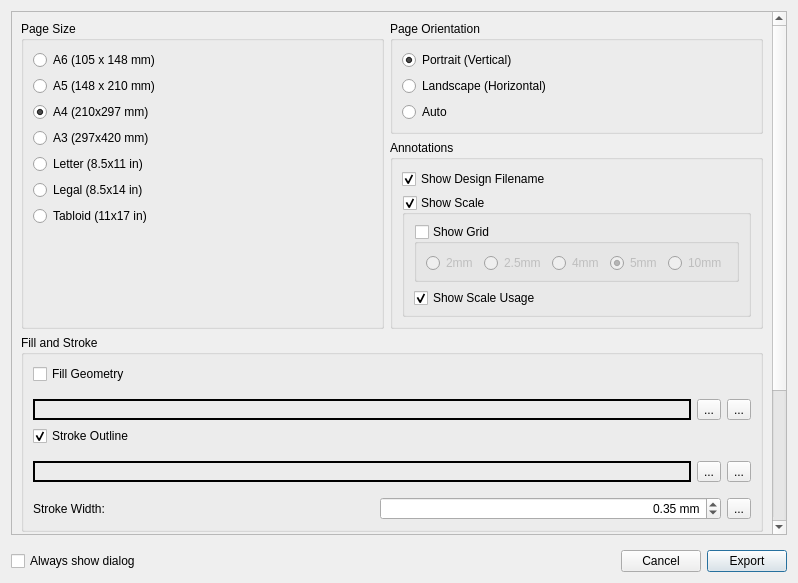
<?xml version="1.0" encoding="UTF-8"?>
<ui version="4.0">
 <class>ExportPdfDialog</class>
 <widget class="QDialog" name="ExportPdfDialog">
  <property name="geometry">
   <rect>
    <x>0</x>
    <y>0</y>
    <width>798</width>
    <height>583</height>
   </rect>
  </property>
  <property name="minimumSize">
   <size>
    <width>462</width>
    <height>546</height>
   </size>
  </property>
  <property name="windowTitle">
   <string>Export PDF Options</string>
  </property>
  <layout class="QVBoxLayout" name="verticalLayout" stretch="0,0">
   <item>
    <widget class="QScrollArea" name="scrollArea">
     <property name="widgetResizable">
      <bool>true</bool>
     </property>
     <widget class="QWidget" name="scrollAreaWidgetContents">
      <property name="geometry">
       <rect>
        <x>0</x>
        <y>0</y>
        <width>764</width>
        <height>593</height>
       </rect>
      </property>
      <layout class="QGridLayout" name="gridLayout" columnstretch="1,1">
       <item row="0" column="0" rowspan="2">
        <widget class="QGroupBox" name="groupSize">
         <property name="toolTip">
          <string>&lt;html&gt;&lt;head/&gt;&lt;body&gt;&lt;p&gt;Set the PDF page (paper) size.  &lt;/p&gt;&lt;/body&gt;&lt;/html&gt;</string>
         </property>
         <property name="title">
          <string>Page Size</string>
         </property>
         <layout class="QVBoxLayout" name="verticalLayout_3">
          <item>
           <widget class="QRadioButton" name="radioButtonA6">
            <property name="text">
             <string>A6 (105 x 148 mm)</string>
            </property>
            <property name="_settings_value" stdset="0">
             <string notr="true">a6</string>
            </property>
            <attribute name="buttonGroup">
             <string notr="true">buttonGroupPaperSize</string>
            </attribute>
           </widget>
          </item>
          <item>
           <widget class="QRadioButton" name="radioButtonA5">
            <property name="text">
             <string>A5 (148 x 210 mm)</string>
            </property>
            <property name="_settings_value" stdset="0">
             <string notr="true">a5</string>
            </property>
            <attribute name="buttonGroup">
             <string notr="true">buttonGroupPaperSize</string>
            </attribute>
           </widget>
          </item>
          <item>
           <widget class="QRadioButton" name="radioButtonA4">
            <property name="text">
             <string>A4 (210x297 mm)</string>
            </property>
            <property name="checked">
             <bool>true</bool>
            </property>
            <property name="_settings_value" stdset="0">
             <string notr="true">a4</string>
            </property>
            <attribute name="buttonGroup">
             <string notr="true">buttonGroupPaperSize</string>
            </attribute>
           </widget>
          </item>
          <item>
           <widget class="QRadioButton" name="radioButtonA3">
            <property name="text">
             <string>A3 (297x420 mm)</string>
            </property>
            <property name="_settings_value" stdset="0">
             <string notr="true">a3</string>
            </property>
            <attribute name="buttonGroup">
             <string notr="true">buttonGroupPaperSize</string>
            </attribute>
           </widget>
          </item>
          <item>
           <widget class="QRadioButton" name="radioButtonLetter">
            <property name="text">
             <string>Letter (8.5x11 in)</string>
            </property>
            <property name="_settings_value" stdset="0">
             <string notr="true">letter</string>
            </property>
            <attribute name="buttonGroup">
             <string notr="true">buttonGroupPaperSize</string>
            </attribute>
           </widget>
          </item>
          <item>
           <widget class="QRadioButton" name="radioButtonLegal">
            <property name="text">
             <string>Legal (8.5x14 in)</string>
            </property>
            <property name="_settings_value" stdset="0">
             <string notr="true">legal</string>
            </property>
            <attribute name="buttonGroup">
             <string notr="true">buttonGroupPaperSize</string>
            </attribute>
           </widget>
          </item>
          <item>
           <widget class="QRadioButton" name="radioButtonTabloid">
            <property name="text">
             <string>Tabloid (11x17 in)</string>
            </property>
            <property name="Tabloid" stdset="0">
             <string/>
            </property>
            <property name="_settings_value" stdset="0">
             <string notr="true">tabloid</string>
            </property>
            <attribute name="buttonGroup">
             <string notr="true">buttonGroupPaperSize</string>
            </attribute>
           </widget>
          </item>
          <item>
           <spacer name="verticalSpacer">
            <property name="orientation">
             <enum>Qt::Vertical</enum>
            </property>
            <property name="sizeHint" stdset="0">
             <size>
              <width>20</width>
              <height>40</height>
             </size>
            </property>
           </spacer>
          </item>
         </layout>
        </widget>
       </item>
       <item row="3" column="0" colspan="2">
        <widget class="QGroupBox" name="groupMetaData">
         <property name="title">
          <string>Meta data</string>
         </property>
         <property name="checkable">
          <bool>true</bool>
         </property>
         <property name="checked">
          <bool>true</bool>
         </property>
         <layout class="QVBoxLayout" name="verticalLayout_7">
          <item>
           <widget class="QLabel" name="label_3">
            <property name="text">
             <string>The fields Title, Creator and CreateDate are always filled in the exported file when meta data is enabled.</string>
            </property>
            <property name="wordWrap">
             <bool>true</bool>
            </property>
           </widget>
          </item>
          <item>
           <layout class="QGridLayout" name="gridLayoutMetaData">
            <property name="horizontalSpacing">
             <number>16</number>
            </property>
            <property name="verticalSpacing">
             <number>8</number>
            </property>
            <item row="3" column="0">
             <widget class="QCheckBox" name="checkBoxMetaDataSubject">
              <property name="enabled">
               <bool>true</bool>
              </property>
              <property name="toolTip">
               <string>A description of the document</string>
              </property>
              <property name="text">
               <string/>
              </property>
             </widget>
            </item>
            <item row="1" column="1">
             <widget class="QLineEdit" name="lineEditMetaDataTitle">
              <property name="enabled">
               <bool>true</bool>
              </property>
              <property name="placeholderText">
               <string>Title, leave empty to use the file name</string>
              </property>
              <property name="clearButtonEnabled">
               <bool>true</bool>
              </property>
             </widget>
            </item>
            <item row="3" column="1">
             <widget class="QLineEdit" name="lineEditMetaDataSubject">
              <property name="enabled">
               <bool>true</bool>
              </property>
              <property name="placeholderText">
               <string>Subject</string>
              </property>
              <property name="clearButtonEnabled">
               <bool>true</bool>
              </property>
             </widget>
            </item>
            <item row="4" column="1">
             <widget class="QLineEdit" name="lineEditMetaDataKeywords">
              <property name="enabled">
               <bool>true</bool>
              </property>
              <property name="toolTip">
               <string>A copyright associated with this document</string>
              </property>
              <property name="placeholderText">
               <string>Keywords</string>
              </property>
              <property name="clearButtonEnabled">
               <bool>true</bool>
              </property>
             </widget>
            </item>
            <item row="2" column="0">
             <widget class="QCheckBox" name="checkBoxMetaDataAuthor">
              <property name="enabled">
               <bool>true</bool>
              </property>
              <property name="toolTip">
               <string>A name for a designer of this document</string>
              </property>
              <property name="text">
               <string/>
              </property>
             </widget>
            </item>
            <item row="2" column="1">
             <widget class="QLineEdit" name="lineEditMetaDataAuthor">
              <property name="enabled">
               <bool>true</bool>
              </property>
              <property name="placeholderText">
               <string>Author</string>
              </property>
              <property name="clearButtonEnabled">
               <bool>true</bool>
              </property>
             </widget>
            </item>
            <item row="4" column="0">
             <widget class="QCheckBox" name="checkBoxMetaDataKeywords">
              <property name="enabled">
               <bool>true</bool>
              </property>
              <property name="text">
               <string/>
              </property>
             </widget>
            </item>
           </layout>
          </item>
         </layout>
        </widget>
       </item>
       <item row="0" column="1">
        <widget class="QGroupBox" name="groupOrientation">
         <property name="toolTip">
          <string>&lt;html&gt;&lt;head/&gt;&lt;body&gt;&lt;p&gt;Set the direction of the largest page dimension.&lt;/p&gt;&lt;/body&gt;&lt;/html&gt;</string>
         </property>
         <property name="title">
          <string>Page Orientation</string>
         </property>
         <layout class="QVBoxLayout" name="verticalLayout_4">
          <item>
           <widget class="QRadioButton" name="radioButtonOrientationPortrait">
            <property name="text">
             <string>Portrait (Vertical)</string>
            </property>
            <property name="checked">
             <bool>true</bool>
            </property>
            <property name="portrait" stdset="0">
             <string/>
            </property>
            <attribute name="buttonGroup">
             <string notr="true">buttonGroupOrientation</string>
            </attribute>
           </widget>
          </item>
          <item>
           <widget class="QRadioButton" name="radioButtonOrientationLandscape">
            <property name="text">
             <string>Landscape (Horizontal)</string>
            </property>
            <property name="_settings_value" stdset="0">
             <string notr="true">landscape</string>
            </property>
            <attribute name="buttonGroup">
             <string notr="true">buttonGroupOrientation</string>
            </attribute>
           </widget>
          </item>
          <item>
           <widget class="QRadioButton" name="radioButtonOrientationAuto">
            <property name="toolTip">
             <string>&lt;html&gt;&lt;head/&gt;&lt;body&gt;&lt;p&gt;Determine best orientation based on maximum geometry dimension.&lt;/p&gt;&lt;/body&gt;&lt;/html&gt;</string>
            </property>
            <property name="text">
             <string>Auto</string>
            </property>
            <property name="_settings_value" stdset="0">
             <string notr="true">auto</string>
            </property>
            <attribute name="buttonGroup">
             <string notr="true">buttonGroupOrientation</string>
            </attribute>
           </widget>
          </item>
         </layout>
        </widget>
       </item>
       <item row="1" column="1">
        <widget class="QGroupBox" name="groupAnnotations">
         <property name="title">
          <string>Annotations</string>
         </property>
         <layout class="QVBoxLayout" name="verticalLayout_2">
          <item>
           <widget class="QCheckBox" name="checkBoxShowFilename">
            <property name="toolTip">
             <string>&lt;html&gt;&lt;head/&gt;&lt;body&gt;&lt;p&gt;Include design filename on page.&lt;/p&gt;&lt;/body&gt;&lt;/html&gt;</string>
            </property>
            <property name="text">
             <string>Show Design Filename</string>
            </property>
            <property name="checked">
             <bool>true</bool>
            </property>
           </widget>
          </item>
          <item>
           <widget class="QGroupBox" name="groupScale">
            <property name="toolTip">
             <string>&lt;html&gt;&lt;head/&gt;&lt;body&gt;&lt;p&gt;Include rulers on page to confirm 1:1 printing scale.&lt;/p&gt;&lt;/body&gt;&lt;/html&gt;</string>
            </property>
            <property name="title">
             <string>Show Scale</string>
            </property>
            <property name="checkable">
             <bool>true</bool>
            </property>
            <layout class="QVBoxLayout" name="verticalLayout_6">
             <property name="topMargin">
              <number>9</number>
             </property>
             <property name="bottomMargin">
              <number>6</number>
             </property>
             <item>
              <widget class="QGroupBox" name="groupGrid">
               <property name="toolTip">
                <string>&lt;html&gt;&lt;head/&gt;&lt;body&gt;&lt;p&gt;Include a grid of the selected size on the page.&lt;/p&gt;&lt;/body&gt;&lt;/html&gt;</string>
               </property>
               <property name="title">
                <string>Show Grid</string>
               </property>
               <property name="checkable">
                <bool>true</bool>
               </property>
               <property name="checked">
                <bool>false</bool>
               </property>
               <layout class="QHBoxLayout" name="horizontalLayout">
                <property name="topMargin">
                 <number>9</number>
                </property>
                <property name="bottomMargin">
                 <number>6</number>
                </property>
                <item>
                 <widget class="QRadioButton" name="rbGs_2mm">
                  <property name="text">
                   <string>2mm</string>
                  </property>
                  <property name="_selected_value" stdset="0">
                   <double>2.000000000000000</double>
                  </property>
                  <attribute name="buttonGroup">
                   <string notr="true">buttonGroupGridSize</string>
                  </attribute>
                 </widget>
                </item>
                <item>
                 <widget class="QRadioButton" name="rbGs_2r5mm">
                  <property name="text">
                   <string>2.5mm</string>
                  </property>
                  <property name="_selected_value" stdset="0">
                   <double>2.500000000000000</double>
                  </property>
                  <attribute name="buttonGroup">
                   <string notr="true">buttonGroupGridSize</string>
                  </attribute>
                 </widget>
                </item>
                <item>
                 <widget class="QRadioButton" name="rbGs_4mm">
                  <property name="text">
                   <string>4mm</string>
                  </property>
                  <property name="_selected_value" stdset="0">
                   <double>4.000000000000000</double>
                  </property>
                  <attribute name="buttonGroup">
                   <string notr="true">buttonGroupGridSize</string>
                  </attribute>
                 </widget>
                </item>
                <item>
                 <widget class="QRadioButton" name="rbGs_5mm">
                  <property name="text">
                   <string>5mm</string>
                  </property>
                  <property name="checked">
                   <bool>true</bool>
                  </property>
                  <property name="_selected_value" stdset="0">
                   <double>5.000000000000000</double>
                  </property>
                  <attribute name="buttonGroup">
                   <string notr="true">buttonGroupGridSize</string>
                  </attribute>
                 </widget>
                </item>
                <item>
                 <widget class="QRadioButton" name="rbGs_10mm">
                  <property name="text">
                   <string>10mm</string>
                  </property>
                  <property name="_selected_value" stdset="0">
                   <double>10.000000000000000</double>
                  </property>
                  <attribute name="buttonGroup">
                   <string notr="true">buttonGroupGridSize</string>
                  </attribute>
                 </widget>
                </item>
               </layout>
              </widget>
             </item>
             <item>
              <widget class="QCheckBox" name="checkBoxShowScaleMessage">
               <property name="enabled">
                <bool>true</bool>
               </property>
               <property name="toolTip">
                <string>&lt;html&gt;&lt;head/&gt;&lt;body&gt;&lt;p&gt;Include text describing usage of scale.&lt;/p&gt;&lt;/body&gt;&lt;/html&gt;</string>
               </property>
               <property name="text">
                <string>Show Scale Usage</string>
               </property>
               <property name="checked">
                <bool>true</bool>
               </property>
              </widget>
             </item>
            </layout>
           </widget>
          </item>
         </layout>
        </widget>
       </item>
       <item row="2" column="0" colspan="2">
        <widget class="QGroupBox" name="groupFillStroke">
         <property name="title">
          <string>Fill and Stroke</string>
         </property>
         <layout class="QVBoxLayout" name="verticalLayoutFillStroke">
          <item>
           <widget class="QCheckBox" name="checkBoxEnableFill">
            <property name="toolTip">
             <string>&lt;html&gt;&lt;head/&gt;&lt;body&gt;&lt;p&gt;Enable filling of exported geometry with a color.&lt;/p&gt;&lt;/body&gt;&lt;/html&gt;</string>
            </property>
            <property name="text">
             <string>Fill Geometry</string>
            </property>
            <property name="checked">
             <bool>false</bool>
            </property>
           </widget>
          </item>
          <item>
           <layout class="QHBoxLayout" name="horizontalLayoutFillColor">
            <property name="topMargin">
             <number>9</number>
            </property>
            <item>
             <widget class="QLabel" name="labelFillColor">
              <property name="minimumSize">
               <size>
                <width>100</width>
                <height>0</height>
               </size>
              </property>
              <property name="frameShape">
               <enum>QFrame::Box</enum>
              </property>
              <property name="lineWidth">
               <number>2</number>
              </property>
              <property name="text">
               <string/>
              </property>
             </widget>
            </item>
            <item>
             <widget class="QToolButton" name="toolButtonFillColorReset">
              <property name="text">
               <string>...</string>
              </property>
              <property name="icon">
               <iconset theme="chokusen-undo">
                <normaloff>.</normaloff>.</iconset>
              </property>
             </widget>
            </item>
            <item>
             <widget class="QToolButton" name="toolButtonFillColor">
              <property name="text">
               <string>...</string>
              </property>
             </widget>
            </item>
           </layout>
          </item>
          <item>
           <widget class="QCheckBox" name="checkBoxEnableStroke">
            <property name="toolTip">
             <string>&lt;html&gt;&lt;head/&gt;&lt;body&gt;&lt;p&gt;Enable outline stroke for exported geometry.&lt;/p&gt;&lt;/body&gt;&lt;/html&gt;</string>
            </property>
            <property name="text">
             <string>Stroke Outline</string>
            </property>
            <property name="checked">
             <bool>true</bool>
            </property>
           </widget>
          </item>
          <item>
           <layout class="QHBoxLayout" name="horizontalLayoutStrokeColor">
            <property name="topMargin">
             <number>9</number>
            </property>
            <item>
             <widget class="QLabel" name="labelStrokeColor">
              <property name="minimumSize">
               <size>
                <width>100</width>
                <height>0</height>
               </size>
              </property>
              <property name="frameShape">
               <enum>QFrame::Box</enum>
              </property>
              <property name="lineWidth">
               <number>2</number>
              </property>
              <property name="text">
               <string/>
              </property>
             </widget>
            </item>
            <item>
             <widget class="QToolButton" name="toolButtonStrokeColorReset">
              <property name="text">
               <string>...</string>
              </property>
              <property name="icon">
               <iconset theme="chokusen-undo">
                <normaloff>.</normaloff>.</iconset>
              </property>
             </widget>
            </item>
            <item>
             <widget class="QToolButton" name="toolButtonStrokeColor">
              <property name="text">
               <string>...</string>
              </property>
             </widget>
            </item>
           </layout>
          </item>
          <item>
           <layout class="QHBoxLayout" name="horizontalLayoutStrokeWidth">
            <property name="topMargin">
             <number>9</number>
            </property>
            <item>
             <widget class="QLabel" name="labelStrokeWidth">
              <property name="text">
               <string>Stroke Width:</string>
              </property>
             </widget>
            </item>
            <item>
             <widget class="QDoubleSpinBox" name="doubleSpinBoxStrokeWidth">
              <property name="alignment">
               <set>Qt::AlignRight|Qt::AlignTrailing|Qt::AlignVCenter</set>
              </property>
              <property name="suffix">
               <string> mm</string>
              </property>
              <property name="decimals">
               <number>2</number>
              </property>
              <property name="minimum">
               <double>0.01</double>
              </property>
              <property name="maximum">
               <double>10.00</double>
              </property>
              <property name="singleStep">
               <double>0.10</double>
              </property>
              <property name="value">
               <double>0.35</double>
              </property>
             </widget>
            </item>
            <item>
             <widget class="QToolButton" name="toolButtonStrokeWidthReset">
              <property name="text">
               <string>...</string>
              </property>
              <property name="icon">
               <iconset theme="chokusen-undo">
                <normaloff>.</normaloff>.</iconset>
              </property>
             </widget>
            </item>
           </layout>
          </item>
         </layout>
        </widget>
       </item>
       <item row="4" column="0" colspan="2">
        <spacer name="verticalSpacerPdfDialog">
         <property name="orientation">
          <enum>Qt::Vertical</enum>
         </property>
         <property name="sizeHint" stdset="0">
          <size>
           <width>20</width>
           <height>0</height>
          </size>
         </property>
        </spacer>
       </item>
      </layout>
     </widget>
    </widget>
   </item>
   <item>
    <layout class="QHBoxLayout" name="horizontalLayoutDialogButtons">
     <property name="topMargin">
      <number>9</number>
     </property>
     <item>
      <widget class="QCheckBox" name="checkBoxAlwaysShowDialog">
       <property name="text">
        <string>Always show dialog</string>
       </property>
      </widget>
     </item>
     <item>
      <spacer name="horizontalSpacerDialogButtons">
       <property name="orientation">
        <enum>Qt::Horizontal</enum>
       </property>
       <property name="sizeHint" stdset="0">
        <size>
         <width>40</width>
         <height>20</height>
        </size>
       </property>
      </spacer>
     </item>
     <item>
      <widget class="QPushButton" name="pushButtonCancel">
       <property name="text">
        <string>Cancel</string>
       </property>
      </widget>
     </item>
     <item>
      <widget class="QPushButton" name="pushButtonOk">
       <property name="text">
        <string>Export</string>
       </property>
       <property name="default">
        <bool>true</bool>
       </property>
      </widget>
     </item>
    </layout>
   </item>
  </layout>
 </widget>
 <tabstops>
  <tabstop>pushButtonOk</tabstop>
  <tabstop>scrollArea</tabstop>
  <tabstop>radioButtonA6</tabstop>
  <tabstop>radioButtonA5</tabstop>
  <tabstop>radioButtonA4</tabstop>
  <tabstop>radioButtonA3</tabstop>
  <tabstop>radioButtonLetter</tabstop>
  <tabstop>radioButtonLegal</tabstop>
  <tabstop>radioButtonTabloid</tabstop>
  <tabstop>radioButtonOrientationPortrait</tabstop>
  <tabstop>radioButtonOrientationLandscape</tabstop>
  <tabstop>radioButtonOrientationAuto</tabstop>
  <tabstop>checkBoxShowFilename</tabstop>
  <tabstop>groupScale</tabstop>
  <tabstop>groupGrid</tabstop>
  <tabstop>rbGs_2mm</tabstop>
  <tabstop>rbGs_2r5mm</tabstop>
  <tabstop>rbGs_4mm</tabstop>
  <tabstop>rbGs_5mm</tabstop>
  <tabstop>rbGs_10mm</tabstop>
  <tabstop>checkBoxShowScaleMessage</tabstop>
  <tabstop>checkBoxEnableFill</tabstop>
  <tabstop>toolButtonFillColorReset</tabstop>
  <tabstop>toolButtonFillColor</tabstop>
  <tabstop>checkBoxEnableStroke</tabstop>
  <tabstop>toolButtonStrokeColorReset</tabstop>
  <tabstop>toolButtonStrokeColor</tabstop>
  <tabstop>doubleSpinBoxStrokeWidth</tabstop>
  <tabstop>toolButtonStrokeWidthReset</tabstop>
  <tabstop>groupMetaData</tabstop>
  <tabstop>lineEditMetaDataTitle</tabstop>
  <tabstop>checkBoxMetaDataAuthor</tabstop>
  <tabstop>lineEditMetaDataAuthor</tabstop>
  <tabstop>checkBoxMetaDataSubject</tabstop>
  <tabstop>lineEditMetaDataSubject</tabstop>
  <tabstop>checkBoxMetaDataKeywords</tabstop>
  <tabstop>lineEditMetaDataKeywords</tabstop>
  <tabstop>checkBoxAlwaysShowDialog</tabstop>
  <tabstop>pushButtonCancel</tabstop>
 </tabstops>
 <resources/>
 <connections>
  <connection>
   <sender>pushButtonOk</sender>
   <signal>clicked()</signal>
   <receiver>ExportPdfDialog</receiver>
   <slot>accept()</slot>
   <hints>
    <hint type="sourcelabel">
     <x>484</x>
     <y>522</y>
    </hint>
    <hint type="destinationlabel">
     <x>267</x>
     <y>272</y>
    </hint>
   </hints>
  </connection>
  <connection>
   <sender>pushButtonCancel</sender>
   <signal>clicked()</signal>
   <receiver>ExportPdfDialog</receiver>
   <slot>reject()</slot>
   <hints>
    <hint type="sourcelabel">
     <x>398</x>
     <y>522</y>
    </hint>
    <hint type="destinationlabel">
     <x>267</x>
     <y>272</y>
    </hint>
   </hints>
  </connection>
 </connections>
 <buttongroups>
  <buttongroup name="buttonGroupOrientation"/>
  <buttongroup name="buttonGroupPaperSize"/>
  <buttongroup name="buttonGroupGridSize"/>
 </buttongroups>
</ui>
